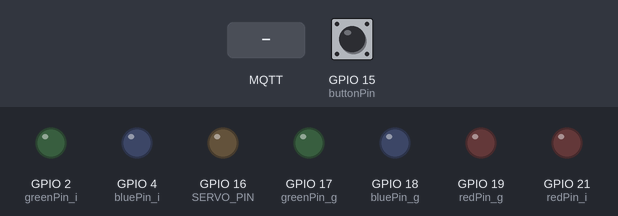
A sketch run on a simulated ESP32. Shown: output pins drawn as LEDs (lit = HIGH). The inputs (shaded band) are chosen by the test bench; at power-on: GPIO 15 (buttonPin) HIGH. WiFi joins after 1.5 s; servers stay silent unless stated; no MQTT or app messages arrive unless stated; what the sketch prints to the serial monitor is not drawn.

Above: at 4.2 s.
4.3 s: MQTT message "1" arrives on the first subscribed topic
At 5.6 s:
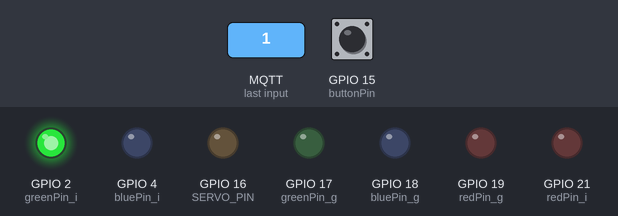
5.9 s: MQTT message "2" arrives on the first subscribed topic
At 7.2 s:
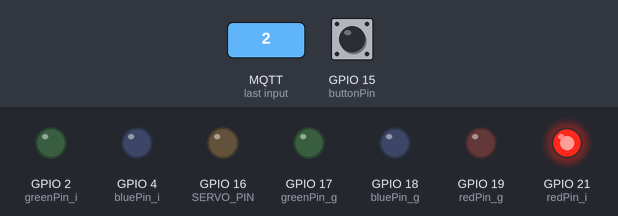
7.5 s: MQTT message "3" arrives on the first subscribed topic
At 8.7 s:
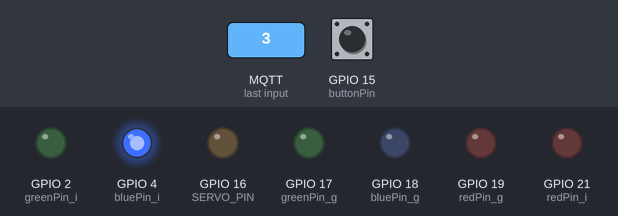
Timing chart, 0 to 10.5 s (numbered marks = the images above; inputs shaded):
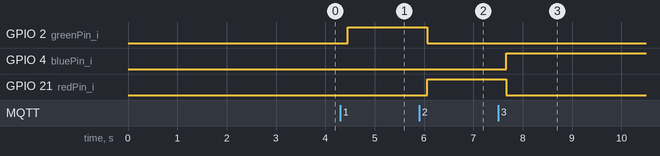

The sketch:

pomodoro.ino
```cpp
#include <WiFi.h>
#include <PubSubClient.h>

int redPin_g = 19;
int greenPin_g = 17;
int bluePin_g = 18;

int redPin_i = 21;
int greenPin_i = 2;
int bluePin_i = 4;

#define SERVO_PIN 16

const int buttonPin = 15;
int buttonState = 0;

int channel = 1;
int hz = 50;
int depth = 16;

const char* ssid = "SSID";
const char* password = "password";
const char* server = "192.168.1.105";
const char* topic = "/pomodoro/+";
const char* clientName = "com.gonzalo123.esp32";

WiFiClient wifiClient;
PubSubClient client(wifiClient);

void wifiConnect() {
  Serial.print("Connecting to ");
  Serial.println(ssid);

  WiFi.begin(ssid, password);

  while (WiFi.status() != WL_CONNECTED) {
    delay(500);
    Serial.print("*");
  }

  Serial.print("WiFi connected: ");
  Serial.println(WiFi.localIP());
}

void mqttReConnect() {
  while (!client.connected()) {
    Serial.print("Attempting MQTT connection...");
    if (client.connect(clientName)) {
      Serial.println("connected");
      client.subscribe(topic);
    } else {
      Serial.print("failed, rc=");
      Serial.print(client.state());
      Serial.println(" try again in 5 seconds");
      delay(5000);
    }
  }
}

void callback(char* topic, byte* payload, unsigned int length) {
  Serial.print("Message arrived [");
  Serial.print(topic);

  String data;
  for (int i = 0; i < length; i++) {
    data += (char)payload[i];
  }

  int value = data.toInt();

  if (strcmp(topic, "/pomodoro/gonzalo") == 0) {
    Serial.print("[gonzalo]");
    switch (value) {
      case 1:
        ledcWrite(1, 3400);
        setColor_g(0, 255, 0);
        break;
      case 2:
        setColor_g(255, 0, 0);
        break;
      case 3:
        ledcWrite(1, 6400);
        setColor_g(0, 0, 255);
        break;
    }
  } else {
    Serial.print("[ibai]");
    switch (value) {
      case 1:
        setColor_i(0, 255, 0);
        break;
      case 2:
        setColor_i(255, 0, 0);
        break;
      case 3:
        setColor_i(0, 0, 255);  // green
        break;
    }
  }

  Serial.print("] value:");
  Serial.println(data);
}

void setup()
{
  Serial.begin(115200);

  pinMode(buttonPin, INPUT_PULLUP);
  pinMode(redPin_g, OUTPUT);
  pinMode(greenPin_g, OUTPUT);
  pinMode(bluePin_g, OUTPUT);

  pinMode(redPin_i, OUTPUT);
  pinMode(greenPin_i, OUTPUT);
  pinMode(bluePin_i, OUTPUT);

  ledcSetup(channel, hz, depth);
  ledcAttachPin(SERVO_PIN, channel);
  wifiConnect();
  client.setServer(server, 1883);
  client.setCallback(callback);

  delay(1500);
}

void mqttEmit(String topic, String value)
{
  client.publish((char*) topic.c_str(), (char*) value.c_str());
}

void loop()
{
  if (!client.connected()) {
    mqttReConnect();
  }

  client.loop();

  buttonState = digitalRead(buttonPin);
  if (buttonState == HIGH) {
    mqttEmit("/start/gonzalo", (String) "3");
  }

  delay(200);
}

void setColor_i(int red, int green, int blue)
{
  digitalWrite(redPin_i, red);
  digitalWrite(greenPin_i, green);
  digitalWrite(bluePin_i, blue);
}

void setColor_g(int red, int green, int blue)
{
  digitalWrite(redPin_g, red);
  digitalWrite(greenPin_g, green);
  digitalWrite(bluePin_g, blue);
}
```

Measured:
- after the input at 4.3 s, GPIO 2 (greenPin_i): LOW → HIGH after 0.16 s
- after the input at 5.9 s, GPIO 2 (greenPin_i): HIGH → LOW after 0.16 s; GPIO 21 (redPin_i): LOW → HIGH after 0.16 s
- after the input at 7.5 s, GPIO 4 (bluePin_i): LOW → HIGH after 0.17 s; GPIO 21 (redPin_i): HIGH → LOW after 0.17 s
